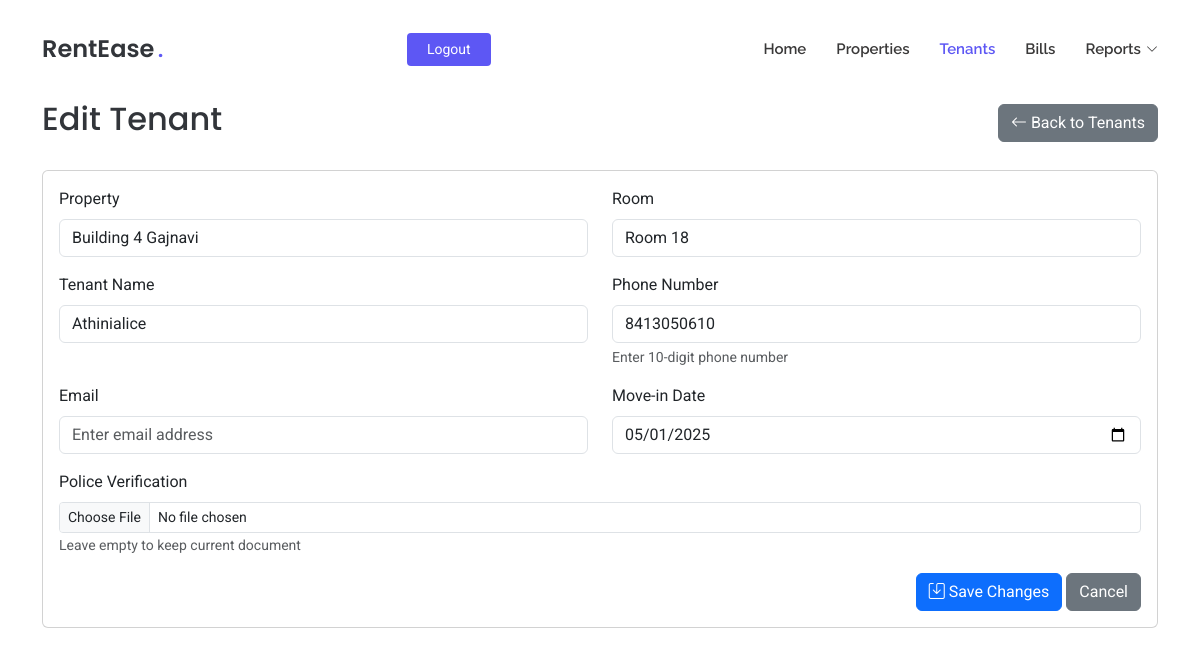
The page /edit-tenant/64 (signed in) on the database its author committed.
### tables this page shows
CREATE TABLE properties
                 (id INTEGER PRIMARY KEY AUTOINCREMENT,
                  name TEXT NOT NULL,
                  address TEXT NOT NULL,
                  user_id INTEGER NOT NULL,
                  FOREIGN KEY (user_id) REFERENCES users (id));

CREATE TABLE rooms
                 (id INTEGER PRIMARY KEY AUTOINCREMENT,
                  property_id INTEGER NOT NULL,
                  room_config_id INTEGER NOT NULL,
                  room_number INTEGER NOT NULL, media_url TEXT, is_available BOOLEAN DEFAULT TRUE,
                  FOREIGN KEY (property_id) REFERENCES properties (id),
                  FOREIGN KEY (room_config_id) REFERENCES room_configurations (id));

CREATE TABLE tenants
                 (id INTEGER PRIMARY KEY AUTOINCREMENT,
                  name TEXT NOT NULL,
                  property_id INTEGER NOT NULL,
                  room_id INTEGER NOT NULL,
                  phone_number TEXT NOT NULL,
                  move_in_date DATE NOT NULL,
                  police_verification TEXT, email TEXT, move_out_date DATE,
                  FOREIGN KEY (property_id) REFERENCES properties (id),
                  FOREIGN KEY (room_id) REFERENCES rooms (id));

### app/routes.py (the view, shortened to what this page needs)
@app.route('/edit-tenant/<int:tenant_id>', methods=['GET', 'POST'])
def edit_tenant(tenant_id):
    if 'user_id' not in session:
        flash('Please login to access this page', 'warning')
        return redirect(url_for('login'))
    conn = get_db()
    c = conn.cursor()
    tenant = c.execute('''
        SELECT t.id, t.name, t.property_id, t.room_id, t.phone_number, t.email, t.move_in_date, t.move_out_date, t.police_verification,
               p.name as property_name,
               rc.room_type, rc.rent, rc.electricity_charge, rc.water_charge,
               r.room_number
        FROM tenants t
        JOIN properties p ON t.property_id = p.id
        JOIN rooms r ON t.room_id = r.id
        JOIN room_configurations rc ON r.room_config_id = rc.id
        WHERE t.id = ? AND p.user_id = ?
    ''', (tenant_id, session['user_id'])).fetchone()
    if not tenant:
        conn.close()
        flash('Tenant not found', 'danger')
        return redirect(url_for('list_tenants'))
    police_verification_url = None
    if tenant[8]:  # police_verification field
        try:
            _, police_verification_url = tenant[8].split('|')
        except:
            pass
    formatted_tenant = {
        'id': tenant[0],
        'name': tenant[1],
        'property_id': tenant[2],
        'room_id': tenant[3],
        'phone_number': tenant[4],
        'email': tenant[5],  # Add email field
        'move_in_date': tenant[6],
        'move_out_date': tenant[7],
        'police_verification': police_verification_url,
        'property_name': tenant[9],
        'room_type': tenant[10],
        'rent': tenant[11],
        'electricity_charge': tenant[12],
        'water_charge': tenant[13],
        'room_number': tenant[14]
    }
    conn.close()
    return render_template('edit_tenant.html', tenant=formatted_tenant)

### app/routes.py (called while the page is built)
def get_db():
    conn = sqlite3.connect('rentease.db')
    conn.row_factory = sqlite3.Row
    return conn

### app/templates/edit_tenant.html (shortened to what this page needs)
<!DOCTYPE html>
<html lang="en">
<head>
  <link href="{{ url_for('static', filename='assets/vendor/bootstrap/css/bootstrap.min.css') }}" rel="stylesheet">
  <link href="{{ url_for('static', filename='assets/vendor/bootstrap-icons/bootstrap-icons.css') }}" rel="stylesheet">
  <link href="{{ url_for('static', filename='assets/vendor/aos/aos.css') }}" rel="stylesheet">
  <link href="{{ url_for('static', filename='assets/css/main.css') }}" rel="stylesheet">
</head>
<body class="index-page">
  <header id="header" class="header d-flex align-items-center fixed-top">
    <div class="container position-relative d-flex align-items-center justify-content-between">
      <a href="{{ url_for('index') }}" class="logo d-flex align-items-center me-auto me-xl-0">
        <h1 class="sitename">RentEase</h1><span>.</span>
      </a>
      <nav id="navmenu" class="navmenu">
        <ul>
          <li><a href="{{ url_for('index') }}#hero">Home</a></li>
          <li><a href="{{ url_for('index') }}#properties">Properties</a></li>
          <li><a href="{{ url_for('list_tenants') }}" class="active">Tenants</a></li>
          <li><a href="{{ url_for('index') }}#bills">Bills</a></li>
          <li class="dropdown">
            <a href="#"><span>Reports</span> <i class="bi bi-chevron-down toggle-dropdown"></i></a>
          </li>
        </ul>
      </nav>
      {% if session.get('user_id') %}
        <a class="btn-getstarted" href="{{ url_for('logout') }}">Logout</a>
      {% else %}
        <a class="btn-getstarted me-1" href="{{ url_for('login') }}">Login</a>
        <a class="btn-getstarted" href="{{ url_for('register') }}">Register</a>
      {% endif %}
    </div>
  </header>
  <main class="main" style="margin-top: 100px;">
    <div class="container mt-5">
      <div class="d-flex justify-content-between align-items-center mb-4">
        <h2>Edit Tenant</h2>
        <a href="{{ url_for('list_tenants') }}" class="btn btn-secondary">
          <i class="bi bi-arrow-left"></i> Back to Tenants
        </a>
      </div>
      <div class="card">
        <div class="card-body">
          <form method="POST" enctype="multipart/form-data">
            <div class="row">
              <div class="col-md-6">
                <div class="mb-3">
                  <label for="property" class="form-label">Property</label>
                  <input type="text" class="form-control" value="{{ tenant.property_name }}" readonly>
                </div>
              </div>
              <div class="col-md-6">
                <div class="mb-3">
                  <label for="room" class="form-label">Room</label>
                  <input type="text" class="form-control" value="Room {{ tenant.room_number }}" readonly>
                </div>
              </div>
            </div>
            <div class="row">
              <div class="col-md-6">
                <div class="mb-3">
                  <label for="tenant_name" class="form-label">Tenant Name</label>
                  <input type="text" class="form-control" id="tenant_name" name="tenant_name" value="{{ tenant.name }}" required>
                </div>
              </div>
              <div class="col-md-6">
                <div class="mb-3">
                  <label for="phone_number" class="form-label">Phone Number</label>
                  <input type="tel" class="form-control" id="phone_number" name="phone_number" value="{{ tenant.phone_number }}" required pattern="[0-9]{10}">
                  <div class="form-text">Enter 10-digit phone number</div>
                </div>
              </div>
            </div>
            <div class="row">
              <div class="col-md-6">
                <div class="mb-3">
                  <label for="email" class="form-label">Email</label>
                  <input type="email" class="form-control" id="email" name="email" value="{{ tenant.email }}" placeholder="Enter email address">
                </div>
              </div>
              <div class="col-md-6">
                <div class="mb-3">
                  <label for="move_in_date" class="form-label">Move-in Date</label>
                  <input type="date" class="form-control" id="move_in_date" name="move_in_date" value="{{ tenant.move_in_date }}" required>
                </div>
              </div>
            </div>
            <div class="row">
              <div class="col-md-12">
                <div class="mb-3">
                  <label for="police_verification" class="form-label">Police Verification</label>
                  <input type="file" class="form-control form-control-sm" id="police_verification" name="police_verification">
                  <small class="text-muted">Leave empty to keep current document</small>
                </div>
              </div>
            </div>
            <div class="text-end">
              <button type="submit" class="btn btn-primary">
                <i class="bi bi-save"></i> Save Changes
              </button>
              <a href="{{ url_for('list_tenants') }}" class="btn btn-secondary">
                Cancel
              </a>
            </div>
          </form>
        </div>
      </div>
    </div>
  </main>
</body>
</html>

### app/static/assets/css/main.css (style rules this page uses)
:root { --default-font: "Roboto", system-ui, -apple-system, "Segoe UI", Roboto, "Helvetica Neue", Arial, "Noto Sans", "Liberation Sans", sans-serif, "Apple Color Emoji", "Segoe UI Emoji", "Segoe UI Symbol", "Noto Color Emoji"; --heading-font: "Poppins", sans-serif; --nav-font: "Raleway", sans-serif; }
:root { --background-color: #ffffff; --default-color: #212529; --heading-color: #32353a; --accent-color: #5d57f4; --surface-color: #ffffff; --contrast-color: #ffffff; }
:root { --nav-color: #3a3939; --nav-hover-color: #5d57f4; --nav-mobile-background-color: #ffffff; --nav-dropdown-background-color: #ffffff; --nav-dropdown-color: #3a3939; --nav-dropdown-hover-color: #5d57f4; }
:root { scroll-behavior: smooth; }
body { color: var(--default-color); background-color: var(--background-color); font-family: var(--default-font); }
a { color: var(--accent-color); text-decoration: none; transition: 0.3s; }
h1, h2, h3, h4, h5, h6 { color: var(--heading-color); font-family: var(--heading-font); }
.header { --background-color: rgba(255, 255, 255, 0); color: var(--default-color); background-color: var(--background-color); padding: 20px 0; transition: all 0.5s; z-index: 997; }
.header .logo { line-height: 1; }
.header .logo h1 { font-size: 24px; margin: 0; font-weight: 600; color: var(--heading-color); }
.header .logo span { color: var(--accent-color); font-size: 24px; font-weight: 600; padding-left: 3px; }
.header .btn-getstarted, .header .btn-getstarted:focus { color: var(--contrast-color); background: var(--accent-color); font-size: 14px; padding: 8px 26px; margin: 0; border-radius: 4px; transition: 0.3s; }
@media (max-width: 1200px) { .header .logo { order: 1; } }
@media (max-width: 1200px) { .header .btn-getstarted { order: 2; margin: 0 15px 0 0; padding: 6px 20px; } }
@media (max-width: 1200px) { .header .navmenu { order: 3; } }
@media (min-width: 1200px) { .navmenu { padding: 0; } }
@media (min-width: 1200px) { .navmenu ul { margin: 0; padding: 0; display: flex; list-style: none; align-items: center; } }
@media (min-width: 1200px) { .navmenu li { position: relative; } }
@media (min-width: 1200px) { .navmenu a, .navmenu a:focus { color: var(--nav-color); padding: 18px 15px; font-size: 15px; font-family: var(--nav-font); font-weight: 600; display: flex; align-items: center; justify-content: space-between; white-space: nowrap; transition: 0.3s; } }
@media (min-width: 1200px) { .navmenu a i, .navmenu a:focus i { font-size: 12px; line-height: 0; margin-left: 5px; transition: 0.3s; } }
@media (min-width: 1200px) { .navmenu li:last-child a { padding-right: 0; } }
@media (min-width: 1200px) { .navmenu li:hover>a, .navmenu .active, .navmenu .active:focus { color: var(--nav-hover-color); } }

### rows shown on the page
properties: property_name "Building 4 Gajnavi"
rooms: room_number "Room 18"
tenants: tenant_name "Athinialice", phone_number "8413050610", move_in_date "05/01/2025"
